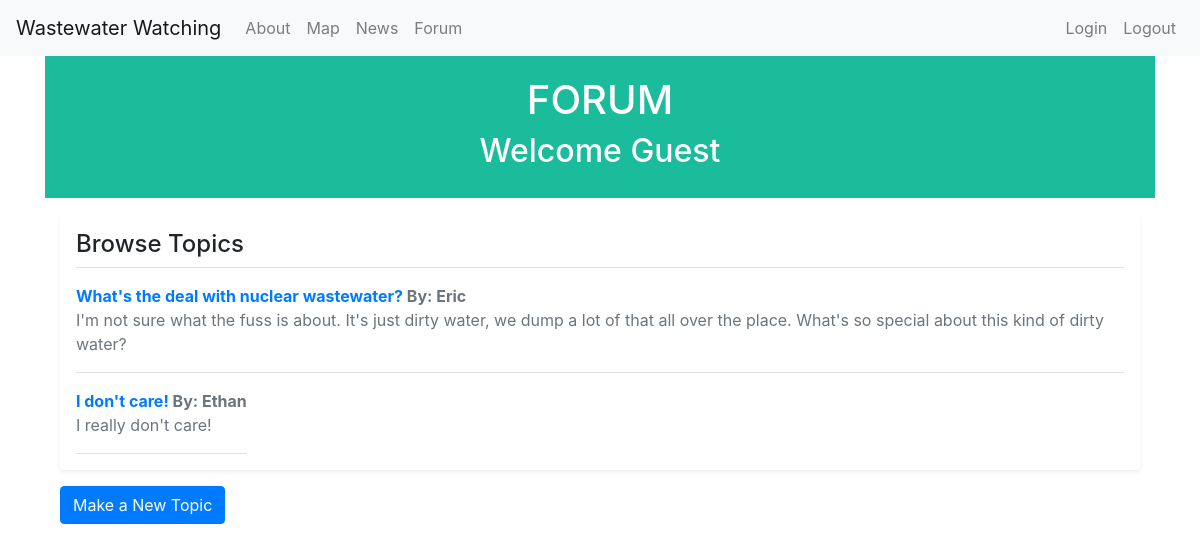
/forum, run on an earlier commit of the app's database.
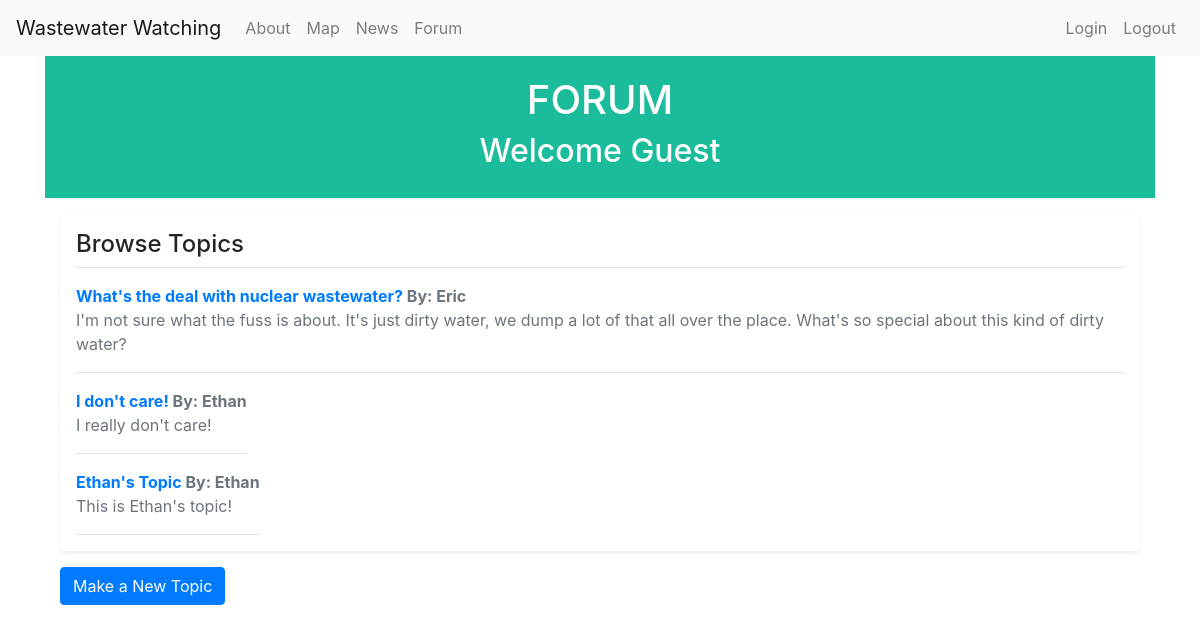
And on a later commit of the database.
### app.py (models this page shows)
class Topic(db.Model):
    id: Mapped[int] = mapped_column(primary_key=True)
    title: Mapped[str] = mapped_column(unique=True)
    user: Mapped[str]
    description: Mapped[str]

### app.py (the view)
@app.route('/forum', methods=["GET"])
def forum():
    curr_name = 'Guest'
    if current_user.is_authenticated:
        curr_name = current_user.name
    topics = db.session.execute(db.select(Topic)).scalars()
    return render_template('forum/index.html', topics=topics, name=curr_name)

### templates/forum/index.html (shortened to what this page needs)
{% extends 'base.html' %}
{% block content %}
    <head>
      <div class="header">
          <h1>FORUM</h1>
          <h2>Welcome {{ name }}</h2>
      </div>
  </head>
    <div class="container">
        <div class="my-3 p-3 bg-body rounded shadow-sm">
            <h4 class="border-bottom pb-2 mb-0">Browse Topics</h4>
            {% for topic in topics %}
            <div class="d-flex text-muted pt-3">
              <p class="pb-3 mb-0 border-bottom">
                <strong class="d-block text-gray-dark"><a href="/forum/topic/{{topic.id}}">{{topic['title']}}</a> By: {{topic['user']}}</strong>
                {{topic['description']}}
              </p>
            </div>
            {% endfor %}
        </div>
        <a href="/forum/newtopic">
          <button type="button" class="btn btn-primary">Make a New Topic</button>
        </a>
    </div>
{% endblock %}

### templates/base.html (shortened to what this page needs)
<!doctype html>
<html lang="en">
  <head>
    <link rel="stylesheet" href="https://stackpath.bootstrapcdn.com/bootstrap/4.3.1/css/bootstrap.min.css">
  </head>
  <body>
    <nav class="navbar navbar-default navbar-expand-md navbar-light bg-light">
        <a class="navbar-brand" href="{{ url_for('index')}}">Wastewater Watching</a>
        <div class="collapse navbar-collapse" id="navbarNav">
            <ul class="nav navbar-nav">
                <li>
                    <a class="nav-link" href="/about">About</a>
                </li>
                <li>
                    <a class="nav-link" href="/map">Map</a>
                </li>
                <li>
                    <a class="nav-link" href="/news">News</a>
                </li>
                <li>
                    <a class="nav-link" href="/forum">Forum</a>
                </li>
            </ul>
            <div class="d-flex flex-row-reverse bd-highlight">
                <ul class="nav navbar-nav my-2 my-lg-0">
                    <li>
                        <a class="nav-link" href="/login">Login</a>
                    </li>
                    <li>
                        <a class="nav-link" href="/logout">Logout</a>
                    </li>
                </ul>
            </div>
        </div>
    </nav>
    <div class="container">
        {% block content %} {% endblock %}
    </div>
  </body>
</html>

### templates/base.html (style rules this page uses)
.header { padding: 20px; text-align: center; background: #1abc9c; color: white; font-size: 30px; }

What changed in the data, as far as the page shows it:
added Topic: title "Ethan's Topic", user "Ethan", description "This is Ethan's topic!"
